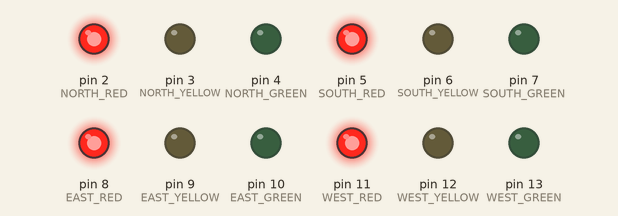
Bench run of a sketch on a simulated Arduino Uno, built with avr-gcc and run on an emulated ATmega328P. Parts: output pins drawn as LEDs (lit = HIGH).

Above: at 0.1 s.
At 1.1 s:
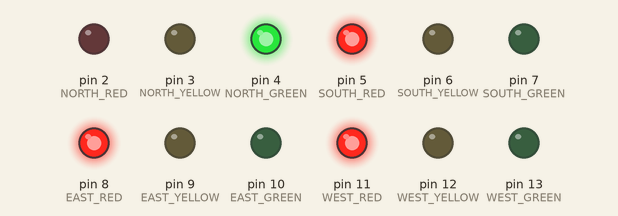
At 8.7 s:
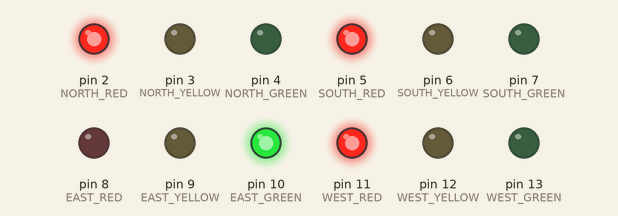
At 16.3 s:
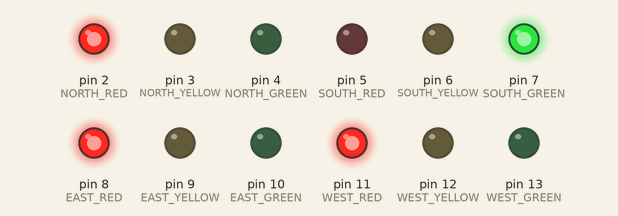
At 23.9 s:
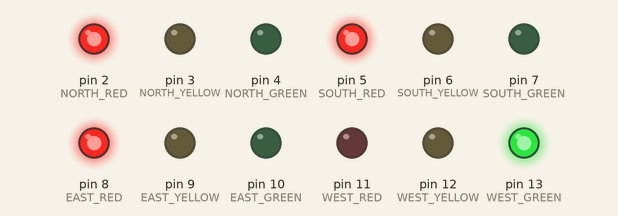
At 38.0 s:
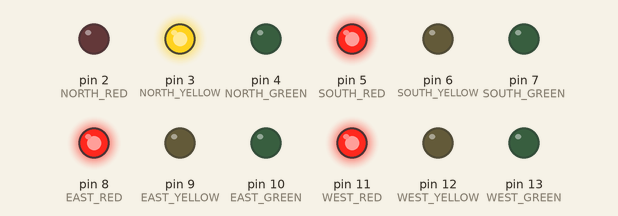
Timing chart, 0 to 40.0 s (numbered marks = the images above):
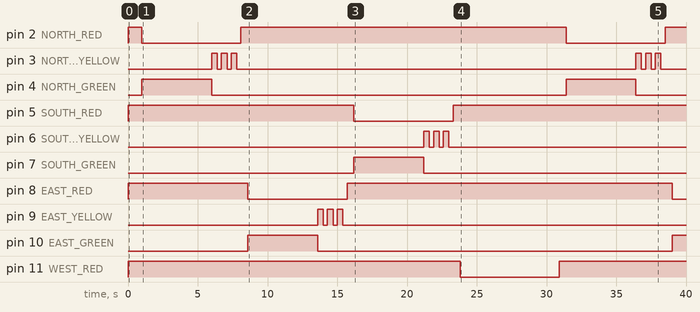

The sketch:

Traffic_Light_4sisi_Persimpangan.ino
```cpp
//Definisi Pin Sisi UTARA (North)
const int NORTH_RED    = 2;
const int NORTH_YELLOW = 3;
const int NORTH_GREEN  = 4;
//Definisi Pin Sisi SELATAN (South)
const int SOUTH_RED    = 5;
const int SOUTH_YELLOW = 6;
const int SOUTH_GREEN  = 7;
//Definisi Pin Sisi TIMUR (East)
const int EAST_RED     = 8;
const int EAST_YELLOW  = 9;
const int EAST_GREEN   = 10;
//Definisi Pin Sisi BARAT (West)
const int WEST_RED     = 11;
const int WEST_YELLOW  = 12;
const int WEST_GREEN   = 13;
//Durasi Waktu (milidetik)
const int GREEN_TIME         = 5000; // Hijau: 5 detik
const int YELLOW_BLINK_TOTAL = 2000; // Total durasi fase kuning berkedip: 2 detik
const int YELLOW_BLINK_ON    = 400;  // Kuning menyala selama 400 ms per kedip
const int YELLOW_BLINK_OFF   = 300;  // Kuning mati selama 300 ms per kedip
void allOff(int red, int yellow, int green) {
  digitalWrite(red,    LOW);
  digitalWrite(yellow, LOW);
  digitalWrite(green,  LOW);
}
void setRed(int red, int yellow, int green) {
  digitalWrite(red,    HIGH);
  digitalWrite(yellow, LOW);
  digitalWrite(green,  LOW);
}
void setGreen(int red, int yellow, int green) {
  digitalWrite(red,    LOW);
  digitalWrite(yellow, LOW);
  digitalWrite(green,  HIGH);
}
void blinkYellow(int red, int yellow, int green) {
  int elapsed = 0;
  allOff(red, yellow, green);
  while (elapsed < YELLOW_BLINK_TOTAL) {
    // Nyalakan kuning
    digitalWrite(red,    LOW);
    digitalWrite(yellow, HIGH);
    digitalWrite(green,  LOW);
    delay(YELLOW_BLINK_ON);
    elapsed += YELLOW_BLINK_ON;
    // Matikan kuning (jeda gelap)
    digitalWrite(yellow, LOW);
    delay(YELLOW_BLINK_OFF);
    elapsed += YELLOW_BLINK_OFF;
  }
  // Pastikan kuning benar-benar mati setelah selesai
  digitalWrite(yellow, LOW);
}
void runPhase(
  int activeRed, int activeYellow, int activeGreen,
  int parallelRed, int parallelYellow, int parallelGreen,
  int cross1Red, int cross1Yellow, int cross1Green,
  int cross2Red, int cross2Yellow, int cross2Green
) {
  //Fase HIJAU
  setGreen(activeRed, activeYellow, activeGreen);
  setRed(parallelRed, parallelYellow, parallelGreen);
  setRed(cross1Red, cross1Yellow, cross1Green);
  setRed(cross2Red, cross2Yellow, cross2Green);
  delay(GREEN_TIME);
  //Fase KUNING BERKEDIP (transisi)
  blinkYellow(activeRed, activeYellow, activeGreen);
  // Tiga sisi lain tetap merah (tidak berubah)
  //Fase MERAH: sisi aktif kini merah
  setRed(activeRed, activeYellow, activeGreen);
  delay(500); // Jeda 0.5 detik sebelum fase berikutnya
}

void setup() {
  // Inisialisasi pin sisi Utara
  pinMode(NORTH_RED,    OUTPUT);
  pinMode(NORTH_YELLOW, OUTPUT);
  pinMode(NORTH_GREEN,  OUTPUT);
  // Inisialisasi pin sisi Selatan
  pinMode(SOUTH_RED,    OUTPUT);
  pinMode(SOUTH_YELLOW, OUTPUT);
  pinMode(SOUTH_GREEN,  OUTPUT);
  // Inisialisasi pin sisi Timur
  pinMode(EAST_RED,     OUTPUT);
  pinMode(EAST_YELLOW,  OUTPUT);
  pinMode(EAST_GREEN,   OUTPUT);
  // Inisialisasi pin sisi Barat
  pinMode(WEST_RED,     OUTPUT);
  pinMode(WEST_YELLOW,  OUTPUT);
  pinMode(WEST_GREEN,   OUTPUT);
  // Kondisi awal: semua merah (kondisi aman saat inisialisasi)
  setRed(NORTH_RED, NORTH_YELLOW, NORTH_GREEN);
  setRed(SOUTH_RED, SOUTH_YELLOW, SOUTH_GREEN);
  setRed(EAST_RED,  EAST_YELLOW,  EAST_GREEN);
  setRed(WEST_RED,  WEST_YELLOW,  WEST_GREEN);
  delay(1000);
}

void loop() {
  //FASE 1: UTARA HIJAU -> KUNING BERKEDIP -> MERAH
  runPhase(
    NORTH_RED, NORTH_YELLOW, NORTH_GREEN,
    SOUTH_RED, SOUTH_YELLOW, SOUTH_GREEN,
    EAST_RED,  EAST_YELLOW,  EAST_GREEN,
    WEST_RED,  WEST_YELLOW,  WEST_GREEN
  );
  //FASE 2: TIMUR HIJAU -> KUNING BERKEDIP -> MERAH
  runPhase(
    EAST_RED,  EAST_YELLOW,  EAST_GREEN,
    WEST_RED,  WEST_YELLOW,  WEST_GREEN,
    NORTH_RED, NORTH_YELLOW, NORTH_GREEN,
    SOUTH_RED, SOUTH_YELLOW, SOUTH_GREEN
  );
  //FASE 3: SELATAN HIJAU -> KUNING BERKEDIP -> MERAH
  runPhase(
    SOUTH_RED, SOUTH_YELLOW, SOUTH_GREEN,
    NORTH_RED, NORTH_YELLOW, NORTH_GREEN,
    EAST_RED,  EAST_YELLOW,  EAST_GREEN,
    WEST_RED,  WEST_YELLOW,  WEST_GREEN
  );
  //FASE 4: BARAT HIJAU -> KUNING BERKEDIP -> MERAH
  runPhase(
    WEST_RED,  WEST_YELLOW,  WEST_GREEN,
    EAST_RED,  EAST_YELLOW,  EAST_GREEN,
    NORTH_RED, NORTH_YELLOW, NORTH_GREEN,
    SOUTH_RED, SOUTH_YELLOW, SOUTH_GREEN
  );
}
```

Measured:
- by itself, pin 2 (NORTH_RED): alternates HIGH for 23.3 s and LOW for 7.1 s
- by itself, pin 3 (NORTH_YELLOW): LOW → HIGH at 6.0 s, → LOW 0.40 s later, → HIGH 0.30 s later, → LOW 0.40 s later, … (12 changes in this stretch)
- by itself, pin 4 (NORTH_GREEN): alternates HIGH for 5.0 s and LOW for 25.4 s
- by itself, pin 5 (SOUTH_RED): HIGH → LOW at 16.2 s, → HIGH 7.1 s later
- by itself, pin 6 (SOUTH_YELLOW): LOW → HIGH at 21.2 s, → LOW 0.40 s later, → HIGH 0.30 s later, → LOW 0.40 s later, … (6 changes in this stretch)
- by itself, pin 7 (SOUTH_GREEN): LOW → HIGH at 16.2 s, → LOW 5.0 s later
- by itself, pin 8 (EAST_RED): HIGH → LOW at 8.6 s, → HIGH 7.1 s later, → LOW 23.3 s later
- by itself, pin 9 (EAST_YELLOW): LOW → HIGH at 13.6 s, → LOW 0.40 s later, → HIGH 0.30 s later, → LOW 0.40 s later, … (6 changes in this stretch)
